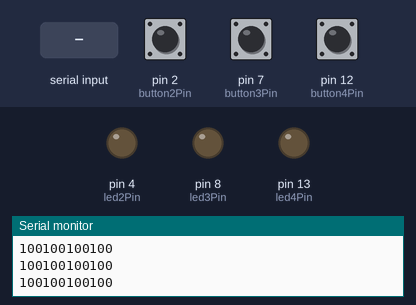
Recording of a sketch running on a simulated Arduino Uno, built with avr-gcc and run on an emulated ATmega328P. Shown: output pins drawn as LEDs (lit = HIGH), the last lines printed to the serial monitor. The inputs (shaded band) are chosen by the test bench; at power-on: pin 2 (button2Pin) LOW, pin 7 (button3Pin) LOW, pin 12 (button4Pin) LOW.

Above: at 1.2 s.
1.3 s: pin 2 (button2Pin) pulled HIGH for 0.15 s
At 1.38 s:
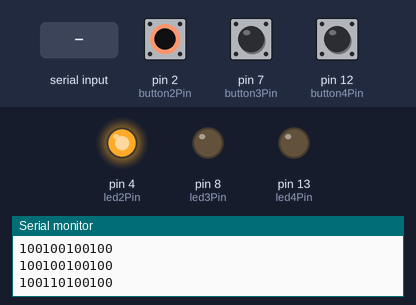
2.9 s: pin 7 (button3Pin) pulled HIGH for 0.15 s
At 2.99 s:
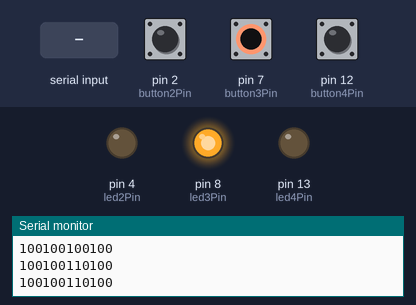
4.5 s: pin 12 (button4Pin) pulled HIGH for 0.15 s
At 4.58 s:
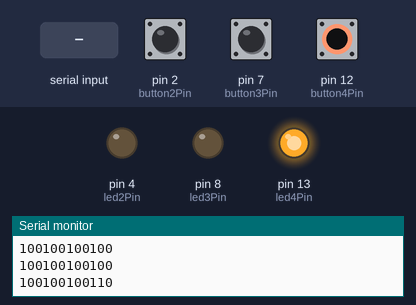
6.1 s: "0" received over Serial
At 8.4 s:
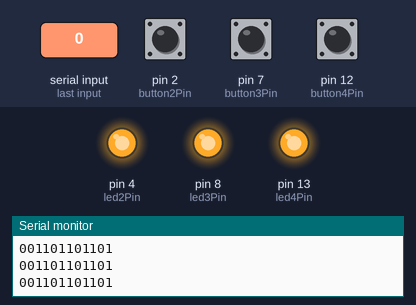
Timing chart, 0 to 9.6 s (numbered marks = the images above; inputs shaded):
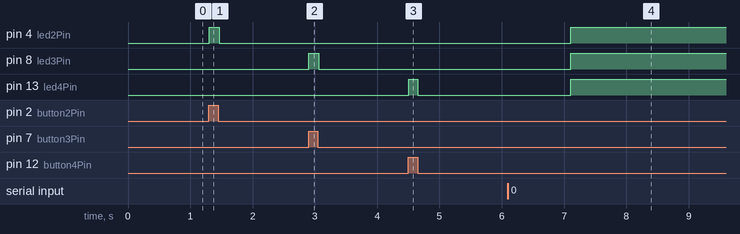

Measured:
- after the input at 1.3 s, pin 4 (led2Pin): LOW → HIGH at once, → LOW 0.16 s later
- after the input at 2.9 s, pin 8 (led3Pin): LOW → HIGH at once, → LOW 0.16 s later
- after the input at 4.5 s, pin 13 (led4Pin): LOW → HIGH at once, → LOW 0.15 s later
- after the input at 6.1 s, pin 4 (led2Pin), pin 8 (led3Pin), pin 13 (led4Pin): LOW → HIGH after 1.0 s

The sketch:

main.ino
```cpp
// set pin numbers:
const int button1Pin = 0;//2;     // the number of the pushbutton pin
const int button2Pin = 2;//7;
const int button3Pin = 7;//12;
const int button4Pin = 12;//13;

const int led1Pin =  1;//4;       // the number of the LED pin
const int led2Pin =  4;//8;
const int led3Pin =  8;//10;
const int led4Pin =  13;//11;

bool button1Active = true;
bool button1Selected = false;
int button1State = 0;         // variable for reading the pushbutton status

bool button2Active = true;
bool button2Selected = false;
int button2State = 0;

bool button3Active = true;
bool button3Selected = false;
int button3State = 0;

bool button4Active = true;
bool button4Selected = false;
int button4State = 0;

String writeBuffer;
String readBuffer;

void setup() {
  // initialize the LED pin as an output:
  pinMode(led1Pin, OUTPUT);
  pinMode(led2Pin, OUTPUT);
  pinMode(led3Pin, OUTPUT);
  pinMode(led4Pin, OUTPUT);
  // initialize the pushbutton pin as an input:
  pinMode(button1Pin, INPUT);
  pinMode(button2Pin, INPUT);
  pinMode(button3Pin, INPUT);
  pinMode(button4Pin, INPUT);
  // initialize serial communication:
  Serial.begin(9600);
}

void serialEvent() {
  readBuffer = Serial.readString();
  Serial.println("-" + readBuffer);

  button1Active = readBuffer.charAt(0) == '0' ? false : true;
  button1Selected = readBuffer.charAt(2) == '0' ? false : true;

  button2Active = readBuffer.charAt(3) == '0' ? false : true;
  button2Selected = readBuffer.charAt(5) == '0' ? false : true;

  button3Active = readBuffer.charAt(6) == '0' ? false : true;
  button3Selected = readBuffer.charAt(8) == '0' ? false : true;

  button4Active = readBuffer.charAt(9) == '0' ? false : true;
  button4Selected = readBuffer.charAt(11) == '0' ? false : true;
}

void loop() {
  // read the state of the pushbutton value:
  button1State = digitalRead(button1Pin);
  button2State = digitalRead(button2Pin);
  button3State = digitalRead(button3Pin);
  button4State = digitalRead(button4Pin);


  if (button1Active == true) {
    // check if the pushbutton is pressed.
    // if it is, the buttonState is HIGH:
    if (button1State == HIGH || button1Selected == true) {
      // turn LED on:
      digitalWrite(led1Pin, HIGH);
    } else {
      // turn LED off:
      digitalWrite(led1Pin, LOW);
    }
  } else {
    digitalWrite(led1Pin, LOW);
  }

  if (button2Active == true) {
    if (button2State == HIGH || button2Selected == true) {
      digitalWrite(led2Pin, HIGH);
    } else {
      digitalWrite(led2Pin, LOW);
    }
  } else {
    digitalWrite(led2Pin, LOW);
  }

  if (button3Active == true) {
    if (button3State == HIGH || button3Selected == true) {
      digitalWrite(led3Pin, HIGH);
    } else {
      digitalWrite(led3Pin, LOW);
    }
  } else {
    digitalWrite(led3Pin, LOW);
  }

  if (button4Active == true) {
    if (button4State == HIGH || button4Selected == true) {
      digitalWrite(led4Pin, HIGH);
    } else {
      digitalWrite(led4Pin, LOW);
    }
  } else {
    digitalWrite(led4Pin, LOW);
  }

  // send button status
  writeBuffer = String(button1Active) + String(button1State) + String(button1Selected)
                + String(button2Active) + String(button2State) + String(button2Selected)
                + String(button3Active) + String(button3State) + String(button3Selected)
                + String(button4Active) + String(button4State) + String(button4Selected);
  Serial.println(writeBuffer);
}
```
